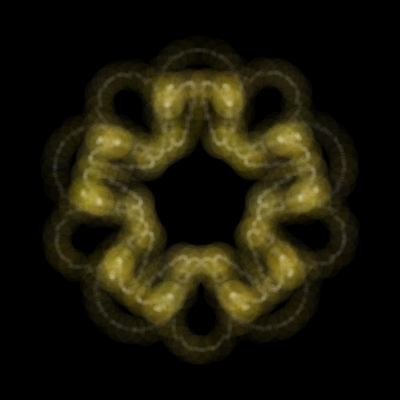
Frame 1 (no input)
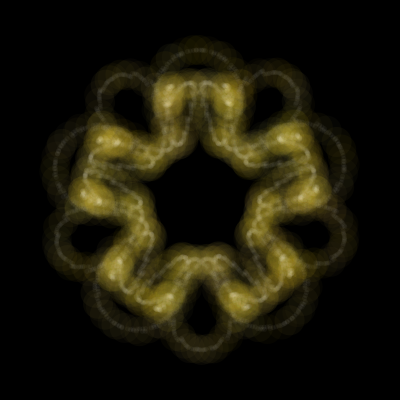
Frame 60 (the mouse pressed at the canvas centre just before this capture)
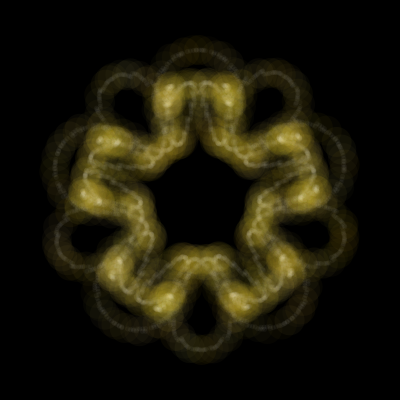
Frame 120 (the mouse held since frame 60 and released just before this capture)

The Processing sketch that drew these frames (run headless with seeded random() and noise(); from frame 60 on, the mouse is pressed at the canvas centre):

// Processing sketch: processing_185821
// ── processing_185821.pde

float a;
float b;
float c;
float d;
int num = 5000;
float x;
float y;
float r1 = 0;//266549;//0;
float t1 = 0.2;
float r2 = 0;//1320000;//0;
float t2 = 1;
float h2 = 0.5;
float r3 = 0;//133274;//0;
float t3 = 0.1;
float h3 = 0.2;

float r1_goal = r1 + t1;// * num;
float r2_goal = r2 + t2;// * num;
float r3_goal = r3 + t3;// * num;

float R;
float theta = 0;

void setup() {
  size(400, 400);
  colorMode(HSB, 360, 100, 100);
  background(0);
  smooth();

  //noLoop();
}

void draw() {
  background(0);

  pushMatrix();
  translate(width/2, height/2);
  rotate(radians(-90));
  noStroke();
  for (int i = 0;i <= num;i += 1) {
    b = sin(r2) * sin(r2*5);
    a = b * h2 + 1; 
    c = (cos(r2*3)-cos(r2*5))/5;
    x = 100 * a * sin(r1 + c);
    y = 100 * a * cos(r1 + c);

    r1 += t1;
    r2 += t2;
    r3 += t3;

    if (i % 5 == 0) {
      R = 30;
      fill(50, random(50, 100), random(50, 100), 10);
    }
    else {
      R = 5;
      fill(360, 10);
    }
    ellipse(x, y, R, R);
  }

  r1 = r1_goal;
  r2 = r2_goal;
  r3 = r3_goal;

  popMatrix();
}
